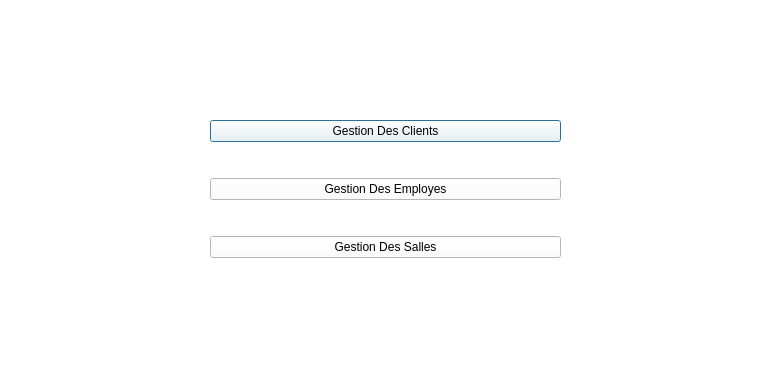
<?xml version="1.0" encoding="UTF-8"?>
<ui version="4.0">
 <class>menu</class>
 <widget class="QDialog" name="menu">
  <property name="geometry">
   <rect>
    <x>0</x>
    <y>0</y>
    <width>780</width>
    <height>392</height>
   </rect>
  </property>
  <property name="windowTitle">
   <string>Dialog</string>
  </property>
  <property name="styleSheet">
   <string notr="true">background-color: rgb(255, 255, 255);
font: 12pt &quot;MV Boli&quot;;

</string>
  </property>
  <widget class="QWidget" name="layoutWidget">
   <property name="geometry">
    <rect>
     <x>210</x>
     <y>90</y>
     <width>351</width>
     <height>201</height>
    </rect>
   </property>
   <layout class="QVBoxLayout" name="verticalLayout">
    <item>
     <widget class="QPushButton" name="pushButton">
      <property name="text">
       <string>Gestion Des Clients</string>
      </property>
     </widget>
    </item>
    <item>
     <widget class="QPushButton" name="pushButton_2">
      <property name="text">
       <string>Gestion Des Employes</string>
      </property>
     </widget>
    </item>
    <item>
     <widget class="QPushButton" name="pushButton_salle">
      <property name="text">
       <string>Gestion Des Salles</string>
      </property>
     </widget>
    </item>
   </layout>
  </widget>
 </widget>
 <resources/>
 <connections/>
</ui>
